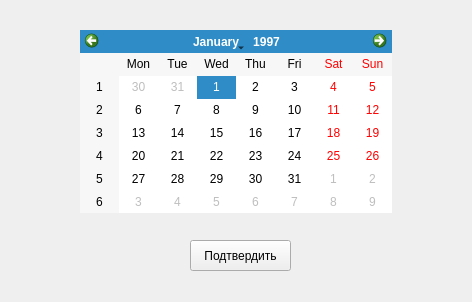
<?xml version="1.0" encoding="UTF-8"?>
<ui version="4.0">
 <class>Calendar</class>
 <widget class="QWidget" name="Calendar">
  <property name="geometry">
   <rect>
    <x>0</x>
    <y>0</y>
    <width>472</width>
    <height>302</height>
   </rect>
  </property>
  <property name="windowTitle">
   <string>Календарь</string>
  </property>
  <property name="windowIcon">
   <iconset>
    <normaloff>image/dollar.png</normaloff>image/dollar.png</iconset>
  </property>
  <widget class="QCalendarWidget" name="calendarWidget">
   <property name="geometry">
    <rect>
     <x>80</x>
     <y>30</y>
     <width>312</width>
     <height>183</height>
    </rect>
   </property>
   <property name="selectedDate">
    <date>
     <year>1997</year>
     <month>1</month>
     <day>1</day>
    </date>
   </property>
  </widget>
  <widget class="QPushButton" name="CalendarCheck">
   <property name="geometry">
    <rect>
     <x>190</x>
     <y>240</y>
     <width>101</width>
     <height>31</height>
    </rect>
   </property>
   <property name="text">
    <string>Подтвердить</string>
   </property>
  </widget>
 </widget>
 <resources/>
 <connections/>
</ui>
